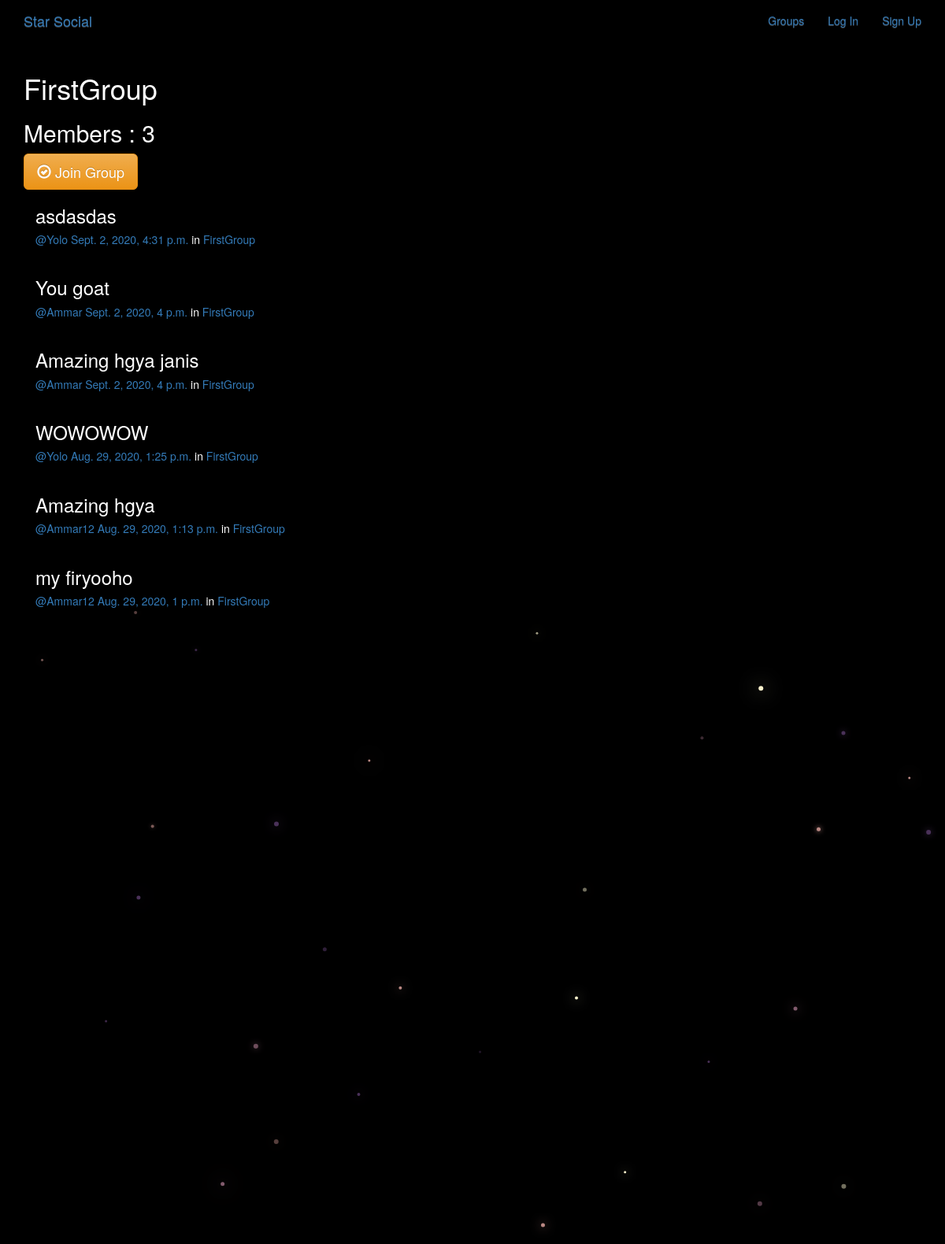
The page /groups/posts/in/firstgroup/ on the database its author committed.
### groups/models.py (models this page shows, shortened)
class Group(models.Model):
    name = models.CharField(max_length=256 , unique=True) # unique cos dont want groups to have same names
    slug = models.SlugField(allow_unicode=True , unique=True) # unique so all url codes are diff for diff groups
    description = models.TextField(blank=True , default='') #  desc can be blank so black = true.. default value will be ''
    description_html = models.TextField(editable=False , default='' , blank=True) # is not editable.. can be blank
    members = models.ManyToManyField(User , through='GroupMember') # through GroupMember class
    class Meta():
        ordering = ['name']

### posts/models.py (models this page shows, shortened)
class Post(models.Model):
    user = models.ForeignKey(User , related_name='posts' , on_delete=models.CASCADE)
    created_at = models.DateTimeField(auto_now=True) # means date / time will be got automatically as post's created
    message = models.TextField()
    message_html = models.TextField(editable=False)
    group = models.ForeignKey(Group , related_name='posts' , null=True , blank=True , on_delete=models.CASCADE)
    class Meta():
        ordering = ['-created_at'] # - so see it in descending order... most recent at top
        unique_together = ['user' , 'message']

### groups/views.py (the view)
# urls.py: path('posts/in/<slug:slug>/' , views.SingleGroup.as_view() , name='single') , #detail view pf group
class SingleGroup(DetailView):
    model = Group

### groups/templates/groups/group_detail.html
{% extends 'groups/group_base.html' %}
{% block pregroup %}
  <h1> {{ group.name }} </h1>
  <h2> Members :  {{ group.members.count }} </h2>
  <div class="content">
    {% if user in group.members.all %}
      <a href="{% url 'groups:leave' slug=group.slug %}"
      class="btn btn-lg btn-fill btn-warning"> <span class='glyphicon glyphicon-remove-circle'> </span> Leave </a>
    {% else %}
    <a href="{% url 'groups:join' slug=group.slug %}"
    class="btn btn-lg btn-fill btn-warning"> <span class='glyphicon glyphicon-ok-circle'> </span> Join Group </a>
    {% endif %}
  </div>
{% endblock %}
{% block group_content %}
  <div class="col-md-8">
    {% if group.posts.count == 0 %}
      <h2>No posts in this group yet!</h2>
    {% else %}
      {% for post in group.posts.all %}
        {% include "posts/_post.html" %}
      {% endfor %}
    {% endif %}
  </div>
{% endblock %}

### posts/templates/posts/_post.html (shortened to what this page needs)
<div class="post media">
  	<h3>{{ post.message_html|safe }}</h3>
  	<div class="media-body">
  		<h5 class="media-heading">
      	<span class="username"><a href="{% url 'posts:for_user' username=post.user.username %}">@{{ post.user.username }}  </a></span>
  			<time class="time"><a href="{% url 'posts:single' username=post.user.username pk=post.pk %}">{{ post.created_at }}  </a></time>
  			{% if post.group %}
  			<span class="group-name">in <a href="{% url 'groups:single' slug=post.group.slug %}">{{ post.group.name }}</a></span>
      	{% endif %}
  		</h5>
  	</div>
</div>

### static/simplesocial/css/master.css (style rules this page uses)
body { margin: 0; overflow: hidden; background-color: black; color:white; }

### rows shown on the page
Group: name "FirstGroup", members.count "3"
Post: message_html "asdasdas", user.username "Yolo", created_at "Sept. 2, 2020, 4:31 p.m.", group.name "FirstGroup"
Post: message_html "You goat", user.username "Ammar", created_at "Sept. 2, 2020, 4 p.m.", group.name "FirstGroup"
Post: message_html "Amazing hgya janis", user.username "Ammar", created_at "Sept. 2, 2020, 4 p.m.", group.name "FirstGroup"
Post: message_html "WOWOWOW", user.username "Yolo", created_at "Aug. 29, 2020, 1:25 p.m.", group.name "FirstGroup"
Post: message_html "Amazing hgya", user.username "Ammar12", created_at "Aug. 29, 2020, 1:13 p.m.", group.name "FirstGroup"
Post: message_html "my firyooho", user.username "Ammar12", created_at "Aug. 29, 2020, 1 p.m.", group.name "FirstGroup"
